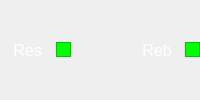
       <widget class="QFrame" name="frame_3">
        <property name="frameShape">
         <enum>QFrame::NoFrame</enum>
        </property>
        <property name="frameShadow">
         <enum>QFrame::Raised</enum>
        </property>
        <layout class="QHBoxLayout" name="horizontalLayout_2">
         <property name="spacing">
          <number>0</number>
         </property>
         <property name="margin">
          <number>0</number>
         </property>
         <item>
          <widget class="QLabel" name="label_21">
           <property name="palette">
            <palette>
             <active>
              <colorrole role="WindowText">
               <brush brushstyle="SolidPattern">
                <color alpha="255">
                 <red>255</red>
                 <green>255</green>
                 <blue>255</blue>
                </color>
               </brush>
              </colorrole>
             </active>
             <inactive>
              <colorrole role="WindowText">
               <brush brushstyle="SolidPattern">
                <color alpha="255">
                 <red>255</red>
                 <green>255</green>
                 <blue>255</blue>
                </color>
               </brush>
              </colorrole>
             </inactive>
             <disabled>
              <colorrole role="WindowText">
               <brush brushstyle="SolidPattern">
                <color alpha="255">
                 <red>120</red>
                 <green>120</green>
                 <blue>120</blue>
                </color>
               </brush>
              </colorrole>
             </disabled>
            </palette>
           </property>
           <property name="font">
            <font>
             <pointsize>12</pointsize>
             <weight>50</weight>
             <bold>false</bold>
            </font>
           </property>
           <property name="text">
            <string>   Res   </string>
           </property>
          </widget>
         </item>
         <item>
          <widget class="QLabel" name="label_resampling">
           <property name="minimumSize">
            <size>
             <width>15</width>
             <height>15</height>
            </size>
           </property>
           <property name="maximumSize">
            <size>
             <width>15</width>
             <height>15</height>
            </size>
           </property>
           <property name="palette">
            <palette>
             <active>
              <colorrole role="Base">
               <brush brushstyle="SolidPattern">
                <color alpha="255">
                 <red>255</red>
                 <green>255</green>
                 <blue>255</blue>
                </color>
               </brush>
              </colorrole>
              <colorrole role="Window">
               <brush brushstyle="SolidPattern">
                <color alpha="255">
                 <red>0</red>
                 <green>255</green>
                 <blue>0</blue>
                </color>
               </brush>
              </colorrole>
             </active>
             <inactive>
              <colorrole role="Base">
               <brush brushstyle="SolidPattern">
                <color alpha="255">
                 <red>255</red>
                 <green>255</green>
                 <blue>255</blue>
                </color>
               </brush>
              </colorrole>
              <colorrole role="Window">
               <brush brushstyle="SolidPattern">
                <color alpha="255">
                 <red>0</red>
                 <green>255</green>
                 <blue>0</blue>
                </color>
               </brush>
              </colorrole>
             </inactive>
             <disabled>
              <colorrole role="Base">
               <brush brushstyle="SolidPattern">
                <color alpha="255">
                 <red>0</red>
                 <green>255</green>
                 <blue>0</blue>
                </color>
               </brush>
              </colorrole>
              <colorrole role="Window">
               <brush brushstyle="SolidPattern">
                <color alpha="255">
                 <red>0</red>
                 <green>255</green>
                 <blue>0</blue>
                </color>
               </brush>
              </colorrole>
             </disabled>
            </palette>
           </property>
           <property name="autoFillBackground">
            <bool>true</bool>
           </property>
           <property name="frameShape">
            <enum>QFrame::StyledPanel</enum>
           </property>
           <property name="frameShadow">
            <enum>QFrame::Sunken</enum>
           </property>
           <property name="text">
            <string/>
           </property>
          </widget>
         </item>
         <item>
          <spacer name="horizontalSpacer">
           <property name="orientation">
            <enum>Qt::Horizontal</enum>
           </property>
           <property name="sizeHint" stdset="0">
            <size>
             <width>40</width>
             <height>20</height>
            </size>
           </property>
          </spacer>
         </item>
         <item>
          <widget class="QLabel" name="label_24">
           <property name="palette">
            <palette>
             <active>
              <colorrole role="WindowText">
               <brush brushstyle="SolidPattern">
                <color alpha="255">
                 <red>255</red>
                 <green>255</green>
                 <blue>255</blue>
                </color>
               </brush>
              </colorrole>
             </active>
             <inactive>
              <colorrole role="WindowText">
               <brush brushstyle="SolidPattern">
                <color alpha="255">
                 <red>255</red>
                 <green>255</green>
                 <blue>255</blue>
                </color>
               </brush>
              </colorrole>
             </inactive>
             <disabled>
              <colorrole role="WindowText">
               <brush brushstyle="SolidPattern">
                <color alpha="255">
                 <red>120</red>
                 <green>120</green>
                 <blue>120</blue>
                </color>
               </brush>
              </colorrole>
             </disabled>
            </palette>
           </property>
           <property name="font">
            <font>
             <pointsize>12</pointsize>
             <weight>50</weight>
             <bold>false</bold>
            </font>
           </property>
           <property name="text">
            <string>   Reb   </string>
           </property>
          </widget>
         </item>
         <item>
          <widget class="QLabel" name="label_rebuffer">
           <property name="minimumSize">
            <size>
             <width>15</width>
             <height>15</height>
            </size>
           </property>
           <property name="maximumSize">
            <size>
             <width>15</width>
             <height>15</height>
            </size>
           </property>
           <property name="palette">
            <palette>
             <active>
              <colorrole role="Base">
               <brush brushstyle="SolidPattern">
                <color alpha="255">
                 <red>255</red>
                 <green>255</green>
                 <blue>255</blue>
                </color>
               </brush>
              </colorrole>
              <colorrole role="Window">
               <brush brushstyle="SolidPattern">
                <color alpha="255">
                 <red>0</red>
                 <green>255</green>
                 <blue>0</blue>
                </color>
               </brush>
              </colorrole>
             </active>
             <inactive>
              <colorrole role="Base">
               <brush brushstyle="SolidPattern">
                <color alpha="255">
                 <red>255</red>
                 <green>255</green>
                 <blue>255</blue>
                </color>
               </brush>
              </colorrole>
              <colorrole role="Window">
               <brush brushstyle="SolidPattern">
                <color alpha="255">
                 <red>0</red>
                 <green>255</green>
                 <blue>0</blue>
                </color>
               </brush>
              </colorrole>
             </inactive>
             <disabled>
              <colorrole role="Base">
               <brush brushstyle="SolidPattern">
                <color alpha="255">
                 <red>0</red>
                 <green>255</green>
                 <blue>0</blue>
                </color>
               </brush>
              </colorrole>
              <colorrole role="Window">
               <brush brushstyle="SolidPattern">
                <color alpha="255">
                 <red>0</red>
                 <green>255</green>
                 <blue>0</blue>
                </color>
               </brush>
              </colorrole>
             </disabled>
            </palette>
           </property>
           <property name="autoFillBackground">
            <bool>true</bool>
           </property>
           <property name="frameShape">
            <enum>QFrame::StyledPanel</enum>
           </property>
           <property name="frameShadow">
            <enum>QFrame::Sunken</enum>
           </property>
           <property name="text">
            <string/>
           </property>
          </widget>
         </item>
        </layout>
       </widget>
